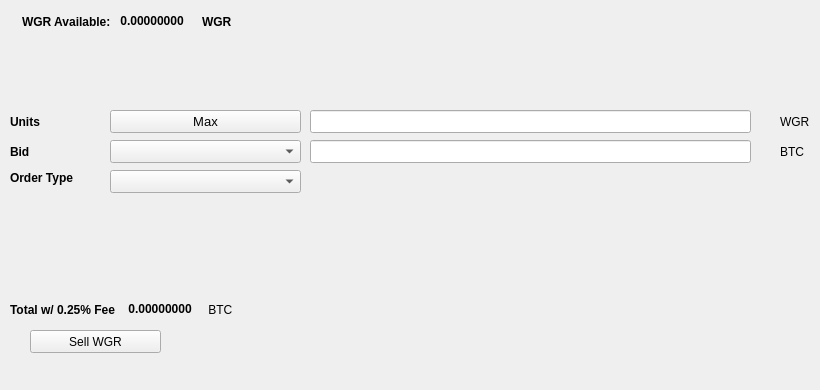
   <widget class="QWidget" name="SellTab">
    <attribute name="title">
     <string>Sell</string>
    </attribute>
    <widget class="QLabel" name="label_16">
     <property name="geometry">
      <rect>
       <x>780</x>
       <y>140</y>
       <width>31</width>
       <height>23</height>
      </rect>
     </property>
     <property name="text">
      <string>BTC</string>
     </property>
    </widget>
    <widget class="QComboBox" name="SellBidcomboBox">
     <property name="geometry">
      <rect>
       <x>110</x>
       <y>140</y>
       <width>191</width>
       <height>23</height>
      </rect>
     </property>
     <property name="font">
      <font>
       <pointsize>10</pointsize>
      </font>
     </property>
    </widget>
    <widget class="QLabel" name="label_18">
     <property name="geometry">
      <rect>
       <x>10</x>
       <y>110</y>
       <width>46</width>
       <height>23</height>
      </rect>
     </property>
     <property name="font">
      <font>
       <weight>75</weight>
       <bold>true</bold>
      </font>
     </property>
     <property name="text">
      <string>Units</string>
     </property>
    </widget>
    <widget class="QPushButton" name="Sell_Max_Amount">
     <property name="geometry">
      <rect>
       <x>110</x>
       <y>110</y>
       <width>191</width>
       <height>23</height>
      </rect>
     </property>
     <property name="font">
      <font>
       <pointsize>10</pointsize>
      </font>
     </property>
     <property name="text">
      <string>Max</string>
     </property>
    </widget>
    <widget class="QLabel" name="label_20">
     <property name="geometry">
      <rect>
       <x>10</x>
       <y>170</y>
       <width>91</width>
       <height>16</height>
      </rect>
     </property>
     <property name="font">
      <font>
       <weight>75</weight>
       <bold>true</bold>
      </font>
     </property>
     <property name="text">
      <string>Order Type</string>
     </property>
    </widget>
    <widget class="QComboBox" name="SellOrdertypeCombo">
     <property name="geometry">
      <rect>
       <x>110</x>
       <y>170</y>
       <width>191</width>
       <height>23</height>
      </rect>
     </property>
     <property name="font">
      <font>
       <pointsize>10</pointsize>
      </font>
     </property>
    </widget>
    <widget class="QLabel" name="label_21">
     <property name="geometry">
      <rect>
       <x>10</x>
       <y>140</y>
       <width>46</width>
       <height>23</height>
      </rect>
     </property>
     <property name="font">
      <font>
       <weight>75</weight>
       <bold>true</bold>
      </font>
     </property>
     <property name="text">
      <string>Bid</string>
     </property>
    </widget>
    <widget class="QLabel" name="label_22">
     <property name="geometry">
      <rect>
       <x>780</x>
       <y>110</y>
       <width>31</width>
       <height>23</height>
      </rect>
     </property>
     <property name="text">
      <string>WGR</string>
     </property>
    </widget>
    <widget class="QLineEdit" name="UnitsInputWGR">
     <property name="geometry">
      <rect>
       <x>310</x>
       <y>110</y>
       <width>441</width>
       <height>23</height>
      </rect>
     </property>
     <property name="font">
      <font>
       <pointsize>9</pointsize>
       <weight>75</weight>
       <bold>true</bold>
      </font>
     </property>
    </widget>
    <widget class="QLineEdit" name="SellBidPriceEdit">
     <property name="geometry">
      <rect>
       <x>310</x>
       <y>140</y>
       <width>441</width>
       <height>23</height>
      </rect>
     </property>
     <property name="font">
      <font>
       <pointsize>9</pointsize>
       <weight>75</weight>
       <bold>true</bold>
      </font>
     </property>
    </widget>
    <widget class="QPushButton" name="SellWGRBTN">
     <property name="geometry">
      <rect>
       <x>30</x>
       <y>330</y>
       <width>131</width>
       <height>23</height>
      </rect>
     </property>
     <property name="text">
      <string>Sell WGR</string>
     </property>
     <property name="icon">
      <iconset resource="../wagerr">
       <normaloff>:/icons/bitcoin</normaloff>:/icons/bitcoin</iconset>
     </property>
    </widget>
    <widget class="QWidget" name="layoutWidget3">
     <property name="geometry">
      <rect>
       <x>22</x>
       <y>12</y>
       <width>258</width>
       <height>19</height>
      </rect>
     </property>
     <layout class="QHBoxLayout" name="horizontalLayout">
      <item>
       <widget class="QLabel" name="label232_2">
        <property name="font">
         <font>
          <weight>75</weight>
          <bold>true</bold>
         </font>
        </property>
        <property name="text">
         <string>WGR Available:</string>
        </property>
       </widget>
      </item>
      <item>
       <widget class="QLabel" name="WGRAvailableLabel">
        <property name="palette">
         <palette>
          <active>
           <colorrole role="WindowText">
            <brush brushstyle="SolidPattern">
             <color alpha="255">
              <red>0</red>
              <green>0</green>
              <blue>0</blue>
             </color>
            </brush>
           </colorrole>
           <colorrole role="Button">
            <brush brushstyle="SolidPattern">
             <color alpha="255">
              <red>0</red>
              <green>170</green>
              <blue>0</blue>
             </color>
            </brush>
           </colorrole>
           <colorrole role="Light">
            <brush brushstyle="SolidPattern">
             <color alpha="255">
              <red>0</red>
              <green>255</green>
              <blue>0</blue>
             </color>
            </brush>
           </colorrole>
           <colorrole role="Midlight">
            <brush brushstyle="SolidPattern">
             <color alpha="255">
              <red>0</red>
              <green>212</green>
              <blue>0</blue>
             </color>
            </brush>
           </colorrole>
           <colorrole role="Dark">
            <brush brushstyle="SolidPattern">
             <color alpha="255">
              <red>0</red>
              <green>85</green>
              <blue>0</blue>
             </color>
            </brush>
           </colorrole>
           <colorrole role="Mid">
            <brush brushstyle="SolidPattern">
             <color alpha="255">
              <red>0</red>
              <green>113</green>
              <blue>0</blue>
             </color>
            </brush>
           </colorrole>
           <colorrole role="Text">
            <brush brushstyle="SolidPattern">
             <color alpha="255">
              <red>0</red>
              <green>170</green>
              <blue>0</blue>
             </color>
            </brush>
           </colorrole>
           <colorrole role="BrightText">
            <brush brushstyle="SolidPattern">
             <color alpha="255">
              <red>255</red>
              <green>255</green>
              <blue>255</blue>
             </color>
            </brush>
           </colorrole>
           <colorrole role="ButtonText">
            <brush brushstyle="SolidPattern">
             <color alpha="255">
              <red>0</red>
              <green>0</green>
              <blue>0</blue>
             </color>
            </brush>
           </colorrole>
           <colorrole role="Base">
            <brush brushstyle="SolidPattern">
             <color alpha="255">
              <red>255</red>
              <green>255</green>
              <blue>255</blue>
             </color>
            </brush>
           </colorrole>
           <colorrole role="Window">
            <brush brushstyle="SolidPattern">
             <color alpha="255">
              <red>0</red>
              <green>170</green>
              <blue>0</blue>
             </color>
            </brush>
           </colorrole>
           <colorrole role="Shadow">
            <brush brushstyle="SolidPattern">
             <color alpha="255">
              <red>0</red>
              <green>0</green>
              <blue>0</blue>
             </color>
            </brush>
           </colorrole>
           <colorrole role="AlternateBase">
            <brush brushstyle="SolidPattern">
             <color alpha="255">
              <red>127</red>
              <green>212</green>
              <blue>127</blue>
             </color>
            </brush>
           </colorrole>
           <colorrole role="ToolTipBase">
            <brush brushstyle="SolidPattern">
             <color alpha="255">
              <red>255</red>
              <green>255</green>
              <blue>220</blue>
             </color>
            </brush>
           </colorrole>
           <colorrole role="ToolTipText">
            <brush brushstyle="SolidPattern">
             <color alpha="255">
              <red>0</red>
              <green>0</green>
              <blue>0</blue>
             </color>
            </brush>
           </colorrole>
          </active>
          <inactive>
           <colorrole role="WindowText">
            <brush brushstyle="SolidPattern">
             <color alpha="255">
              <red>0</red>
              <green>0</green>
              <blue>0</blue>
             </color>
            </brush>
           </colorrole>
           <colorrole role="Button">
            <brush brushstyle="SolidPattern">
             <color alpha="255">
              <red>0</red>
              <green>170</green>
              <blue>0</blue>
             </color>
            </brush>
           </colorrole>
           <colorrole role="Light">
            <brush brushstyle="SolidPattern">
             <color alpha="255">
              <red>0</red>
              <green>255</green>
              <blue>0</blue>
             </color>
            </brush>
           </colorrole>
           <colorrole role="Midlight">
            <brush brushstyle="SolidPattern">
             <color alpha="255">
              <red>0</red>
              <green>212</green>
              <blue>0</blue>
             </color>
            </brush>
           </colorrole>
           <colorrole role="Dark">
            <brush brushstyle="SolidPattern">
             <color alpha="255">
              <red>0</red>
              <green>85</green>
              <blue>0</blue>
             </color>
            </brush>
           </colorrole>
           <colorrole role="Mid">
            <brush brushstyle="SolidPattern">
             <color alpha="255">
              <red>0</red>
              <green>113</green>
              <blue>0</blue>
             </color>
            </brush>
           </colorrole>
           <colorrole role="Text">
            <brush brushstyle="SolidPattern">
             <color alpha="255">
              <red>0</red>
              <green>170</green>
              <blue>0</blue>
             </color>
            </brush>
           </colorrole>
           <colorrole role="BrightText">
            <brush brushstyle="SolidPattern">
             <color alpha="255">
              <red>255</red>
              <green>255</green>
              <blue>255</blue>
             </color>
            </brush>
           </colorrole>
           <colorrole role="ButtonText">
            <brush brushstyle="SolidPattern">
             <color alpha="255">
              <red>0</red>
              <green>0</green>
              <blue>0</blue>
             </color>
            </brush>
           </colorrole>
           <colorrole role="Base">
            <brush brushstyle="SolidPattern">
             <color alpha="255">
              <red>255</red>
              <green>255</green>
              <blue>255</blue>
             </color>
            </brush>
           </colorrole>
           <colorrole role="Window">
            <brush brushstyle="SolidPattern">
             <color alpha="255">
              <red>0</red>
              <green>170</green>
              <blue>0</blue>
             </color>
            </brush>
           </colorrole>
           <colorrole role="Shadow">
            <brush brushstyle="SolidPattern">
             <color alpha="255">
              <red>0</red>
              <green>0</green>
              <blue>0</blue>
             </color>
            </brush>
           </colorrole>
           <colorrole role="AlternateBase">
            <brush brushstyle="SolidPattern">
             <color alpha="255">
              <red>127</red>
              <green>212</green>
              <blue>127</blue>
             </color>
            </brush>
           </colorrole>
           <colorrole role="ToolTipBase">
            <brush brushstyle="SolidPattern">
             <color alpha="255">
              <red>255</red>
              <green>255</green>
              <blue>220</blue>
             </color>
            </brush>
           </colorrole>
           <colorrole role="ToolTipText">
            <brush brushstyle="SolidPattern">
             <color alpha="255">
              <red>0</red>
              <green>0</green>
              <blue>0</blue>
             </color>
            </brush>
           </colorrole>
          </inactive>
          <disabled>
           <colorrole role="WindowText">
            <brush brushstyle="SolidPattern">
             <color alpha="255">
              <red>0</red>
              <green>85</green>
              <blue>0</blue>
             </color>
            </brush>
           </colorrole>
           <colorrole role="Button">
            <brush brushstyle="SolidPattern">
             <color alpha="255">
              <red>0</red>
              <green>170</green>
              <blue>0</blue>
             </color>
            </brush>
           </colorrole>
           <colorrole role="Light">
            <brush brushstyle="SolidPattern">
             <color alpha="255">
              <red>0</red>
              <green>255</green>
              <blue>0</blue>
             </color>
            </brush>
           </colorrole>
           <colorrole role="Midlight">
            <brush brushstyle="SolidPattern">
             <color alpha="255">
              <red>0</red>
              <green>212</green>
              <blue>0</blue>
             </color>
            </brush>
           </colorrole>
           <colorrole role="Dark">
            <brush brushstyle="SolidPattern">
             <color alpha="255">
              <red>0</red>
              <green>85</green>
              <blue>0</blue>
             </color>
            </brush>
           </colorrole>
           <colorrole role="Mid">
            <brush brushstyle="SolidPattern">
             <color alpha="255">
              <red>0</red>
              <green>113</green>
              <blue>0</blue>
             </color>
            </brush>
           </colorrole>
           <colorrole role="Text">
            <brush brushstyle="SolidPattern">
             <color alpha="255">
              <red>0</red>
              <green>85</green>
              <blue>0</blue>
             </color>
            </brush>
           </colorrole>
           <colorrole role="BrightText">
            <brush brushstyle="SolidPattern">
             <color alpha="255">
              <red>255</red>
              <green>255</green>
              <blue>255</blue>
             </color>
            </brush>
           </colorrole>
           <colorrole role="ButtonText">
            <brush brushstyle="SolidPattern">
             <color alpha="255">
              <red>0</red>
              <green>85</green>
              <blue>0</blue>
             </color>
            </brush>
           </colorrole>
           <colorrole role="Base">
            <brush brushstyle="SolidPattern">
             <color alpha="255">
              <red>0</red>
              <green>170</green>
              <blue>0</blue>
             </color>
            </brush>
           </colorrole>
           <colorrole role="Window">
            <brush brushstyle="SolidPattern">
             <color alpha="255">
              <red>0</red>
              <green>170</green>
              <blue>0</blue>
             </color>
            </brush>
           </colorrole>
           <colorrole role="Shadow">
            <brush brushstyle="SolidPattern">
             <color alpha="255">
              <red>0</red>
              <green>0</green>
              <blue>0</blue>
             </color>
            </brush>
           </colorrole>
           <colorrole role="AlternateBase">
            <brush brushstyle="SolidPattern">
             <color alpha="255">
              <red>0</red>
              <green>170</green>
              <blue>0</blue>
             </color>
            </brush>
           </colorrole>
           <colorrole role="ToolTipBase">
            <brush brushstyle="SolidPattern">
             <color alpha="255">
              <red>255</red>
              <green>255</green>
              <blue>220</blue>
             </color>
            </brush>
           </colorrole>
           <colorrole role="ToolTipText">
            <brush brushstyle="SolidPattern">
             <color alpha="255">
              <red>0</red>
              <green>0</green>
              <blue>0</blue>
             </color>
            </brush>
           </colorrole>
          </disabled>
         </palette>
        </property>
        <property name="font">
         <font>
          <weight>75</weight>
          <bold>true</bold>
         </font>
        </property>
        <property name="text">
         <string> 0.00000000 </string>
        </property>
        <property name="textInteractionFlags">
         <set>Qt::LinksAccessibleByMouse|Qt::TextSelectableByKeyboard|Qt::TextSelectableByMouse</set>
        </property>
       </widget>
      </item>
      <item>
       <widget class="QLabel" name="labelWGR">
        <property name="font">
         <font>
          <weight>75</weight>
          <bold>true</bold>
         </font>
        </property>
        <property name="text">
         <string>WGR</string>
        </property>
       </widget>
      </item>
     </layout>
    </widget>
    <widget class="QWidget" name="layoutWidget">
     <property name="geometry">
      <rect>
       <x>10</x>
       <y>300</y>
       <width>268</width>
       <height>19</height>
      </rect>
     </property>
     <layout class="QHBoxLayout" name="horizontalLayout_2">
      <item>
       <widget class="QLabel" name="label_19">
        <property name="font">
         <font>
          <weight>75</weight>
          <bold>true</bold>
         </font>
        </property>
        <property name="text">
         <string>Total w/ 0.25% Fee </string>
        </property>
       </widget>
      </item>
      <item>
       <widget class="QLabel" name="SellCostLabel">
        <property name="palette">
         <palette>
          <active>
           <colorrole role="WindowText">
            <brush brushstyle="SolidPattern">
             <color alpha="255">
              <red>0</red>
              <green>0</green>
              <blue>0</blue>
             </color>
            </brush>
           </colorrole>
           <colorrole role="Button">
            <brush brushstyle="SolidPattern">
             <color alpha="255">
              <red>0</red>
              <green>170</green>
              <blue>0</blue>
             </color>
            </brush>
           </colorrole>
           <colorrole role="Light">
            <brush brushstyle="SolidPattern">
             <color alpha="255">
              <red>0</red>
              <green>255</green>
              <blue>0</blue>
             </color>
            </brush>
           </colorrole>
           <colorrole role="Midlight">
            <brush brushstyle="SolidPattern">
             <color alpha="255">
              <red>0</red>
              <green>212</green>
              <blue>0</blue>
             </color>
            </brush>
           </colorrole>
           <colorrole role="Dark">
            <brush brushstyle="SolidPattern">
             <color alpha="255">
              <red>0</red>
              <green>85</green>
              <blue>0</blue>
             </color>
            </brush>
           </colorrole>
           <colorrole role="Mid">
            <brush brushstyle="SolidPattern">
             <color alpha="255">
              <red>0</red>
              <green>113</green>
              <blue>0</blue>
             </color>
            </brush>
           </colorrole>
           <colorrole role="Text">
            <brush brushstyle="SolidPattern">
             <color alpha="255">
              <red>0</red>
              <green>170</green>
              <blue>0</blue>
             </color>
            </brush>
           </colorrole>
           <colorrole role="BrightText">
            <brush brushstyle="SolidPattern">
             <color alpha="255">
              <red>255</red>
              <green>255</green>
              <blue>255</blue>
             </color>
            </brush>
           </colorrole>
           <colorrole role="ButtonText">
            <brush brushstyle="SolidPattern">
             <color alpha="255">
              <red>0</red>
              <green>0</green>
              <blue>0</blue>
             </color>
            </brush>
           </colorrole>
           <colorrole role="Base">
            <brush brushstyle="SolidPattern">
             <color alpha="255">
              <red>255</red>
              <green>255</green>
              <blue>255</blue>
             </color>
            </brush>
           </colorrole>
           <colorrole role="Window">
            <brush brushstyle="SolidPattern">
             <color alpha="255">
              <red>0</red>
              <green>170</green>
              <blue>0</blue>
             </color>
            </brush>
           </colorrole>
           <colorrole role="Shadow">
            <brush brushstyle="SolidPattern">
             <color alpha="255">
              <red>0</red>
              <green>0</green>
              <blue>0</blue>
             </color>
            </brush>
           </colorrole>
           <colorrole role="AlternateBase">
            <brush brushstyle="SolidPattern">
             <color alpha="255">
              <red>127</red>
              <green>212</green>
              <blue>127</blue>
             </color>
            </brush>
           </colorrole>
           <colorrole role="ToolTipBase">
            <brush brushstyle="SolidPattern">
             <color alpha="255">
              <red>255</red>
              <green>255</green>
              <blue>220</blue>
             </color>
            </brush>
           </colorrole>
           <colorrole role="ToolTipText">
            <brush brushstyle="SolidPattern">
             <color alpha="255">
              <red>0</red>
              <green>0</green>
              <blue>0</blue>
             </color>
            </brush>
           </colorrole>
          </active>
          <inactive>
           <colorrole role="WindowText">
            <brush brushstyle="SolidPattern">
             <color alpha="255">
              <red>0</red>
              <green>0</green>
              <blue>0</blue>
             </color>
            </brush>
           </colorrole>
           <colorrole role="Button">
            <brush brushstyle="SolidPattern">
             <color alpha="255">
              <red>0</red>
              <green>170</green>
              <blue>0</blue>
             </color>
            </brush>
           </colorrole>
           <colorrole role="Light">
            <brush brushstyle="SolidPattern">
             <color alpha="255">
              <red>0</red>
              <green>255</green>
              <blue>0</blue>
             </color>
            </brush>
           </colorrole>
           <colorrole role="Midlight">
            <brush brushstyle="SolidPattern">
             <color alpha="255">
              <red>0</red>
              <green>212</green>
              <blue>0</blue>
             </color>
            </brush>
           </colorrole>
           <colorrole role="Dark">
            <brush brushstyle="SolidPattern">
             <color alpha="255">
              <red>0</red>
              <green>85</green>
              <blue>0</blue>
             </color>
            </brush>
           </colorrole>
           <colorrole role="Mid">
            <brush brushstyle="SolidPattern">
             <color alpha="255">
              <red>0</red>
              <green>113</green>
              <blue>0</blue>
             </color>
            </brush>
           </colorrole>
           <colorrole role="Text">
            <brush brushstyle="SolidPattern">
             <color alpha="255">
              <red>0</red>
              <green>170</green>
              <blue>0</blue>
             </color>
            </brush>
           </colorrole>
           <colorrole role="BrightText">
            <brush brushstyle="SolidPattern">
             <color alpha="255">
              <red>255</red>
              <green>255</green>
              <blue>255</blue>
             </color>
            </brush>
           </colorrole>
           <colorrole role="ButtonText">
            <brush brushstyle="SolidPattern">
             <color alpha="255">
              <red>0</red>
              <green>0</green>
              <blue>0</blue>
             </color>
            </brush>
           </colorrole>
           <colorrole role="Base">
            <brush brushstyle="SolidPattern">
             <color alpha="255">
              <red>255</red>
              <green>255</green>
              <blue>255</blue>
             </color>
            </brush>
           </colorrole>
           <colorrole role="Window">
            <brush brushstyle="SolidPattern">
             <color alpha="255">
              <red>0</red>
              <green>170</green>
              <blue>0</blue>
             </color>
            </brush>
           </colorrole>
           <colorrole role="Shadow">
            <brush brushstyle="SolidPattern">
             <color alpha="255">
              <red>0</red>
              <green>0</green>
              <blue>0</blue>
             </color>
            </brush>
           </colorrole>
           <colorrole role="AlternateBase">
            <brush brushstyle="SolidPattern">
             <color alpha="255">
              <red>127</red>
              <green>212</green>
              <blue>127</blue>
             </color>
            </brush>
           </colorrole>
           <colorrole role="ToolTipBase">
            <brush brushstyle="SolidPattern">
             <color alpha="255">
              <red>255</red>
              <green>255</green>
              <blue>220</blue>
             </color>
            </brush>
           </colorrole>
           <colorrole role="ToolTipText">
            <brush brushstyle="SolidPattern">
             <color alpha="255">
              <red>0</red>
              <green>0</green>
              <blue>0</blue>
             </color>
            </brush>
           </colorrole>
          </inactive>
          <disabled>
           <colorrole role="WindowText">
            <brush brushstyle="SolidPattern">
             <color alpha="255">
              <red>0</red>
              <green>85</green>
              <blue>0</blue>
             </color>
            </brush>
           </colorrole>
           <colorrole role="Button">
            <brush brushstyle="SolidPattern">
             <color alpha="255">
              <red>0</red>
              <green>170</green>
              <blue>0</blue>
             </color>
            </brush>
           </colorrole>
           <colorrole role="Light">
            <brush brushstyle="SolidPattern">
             <color alpha="255">
              <red>0</red>
              <green>255</green>
              <blue>0</blue>
             </color>
            </brush>
           </colorrole>
           <colorrole role="Midlight">
            <brush brushstyle="SolidPattern">
             <color alpha="255">
              <red>0</red>
              <green>212</green>
              <blue>0</blue>
             </color>
            </brush>
           </colorrole>
           <colorrole role="Dark">
            <brush brushstyle="SolidPattern">
             <color alpha="255">
              <red>0</red>
              <green>85</green>
              <blue>0</blue>
             </color>
            </brush>
           </colorrole>
           <colorrole role="Mid">
            <brush brushstyle="SolidPattern">
             <color alpha="255">
              <red>0</red>
              <green>113</green>
              <blue>0</blue>
             </color>
            </brush>
           </colorrole>
           <colorrole role="Text">
            <brush brushstyle="SolidPattern">
             <color alpha="255">
              <red>0</red>
              <green>85</green>
              <blue>0</blue>
             </color>
            </brush>
           </colorrole>
           <colorrole role="BrightText">
            <brush brushstyle="SolidPattern">
             <color alpha="255">
              <red>255</red>
              <green>255</green>
              <blue>255</blue>
             </color>
            </brush>
           </colorrole>
           <colorrole role="ButtonText">
            <brush brushstyle="SolidPattern">
             <color alpha="255">
              <red>0</red>
              <green>85</green>
              <blue>0</blue>
             </color>
            </brush>
           </colorrole>
           <colorrole role="Base">
            <brush brushstyle="SolidPattern">
             <color alpha="255">
              <red>0</red>
              <green>170</green>
              <blue>0</blue>
             </color>
            </brush>
           </colorrole>
           <colorrole role="Window">
            <brush brushstyle="SolidPattern">
             <color alpha="255">
              <red>0</red>
              <green>170</green>
              <blue>0</blue>
             </color>
            </brush>
           </colorrole>
           <colorrole role="Shadow">
            <brush brushstyle="SolidPattern">
             <color alpha="255">
              <red>0</red>
              <green>0</green>
              <blue>0</blue>
             </color>
            </brush>
           </colorrole>
           <colorrole role="AlternateBase">
            <brush brushstyle="SolidPattern">
             <color alpha="255">
              <red>0</red>
              <green>170</green>
              <blue>0</blue>
             </color>
            </brush>
           </colorrole>
           <colorrole role="ToolTipBase">
            <brush brushstyle="SolidPattern">
             <color alpha="255">
              <red>255</red>
              <green>255</green>
              <blue>220</blue>
             </color>
            </brush>
           </colorrole>
           <colorrole role="ToolTipText">
            <brush brushstyle="SolidPattern">
             <color alpha="255">
              <red>0</red>
              <green>0</green>
              <blue>0</blue>
             </color>
            </brush>
           </colorrole>
          </disabled>
         </palette>
        </property>
        <property name="font">
         <font>
          <weight>75</weight>
          <bold>true</bold>
         </font>
        </property>
        <property name="autoFillBackground">
         <bool>false</bool>
        </property>
        <property name="text">
         <string> 0.00000000</string>
        </property>
        <property name="textInteractionFlags">
         <set>Qt::LinksAccessibleByMouse|Qt::TextSelectableByMouse</set>
        </property>
       </widget>
      </item>
      <item>
       <widget class="QLabel" name="label_17">
        <property name="font">
         <font>
          <weight>50</weight>
          <bold>false</bold>
         </font>
        </property>
        <property name="text">
         <string> BTC</string>
        </property>
       </widget>
      </item>
     </layout>
    </widget>
    <widget class="QLabel" name="label_23">
     <property name="geometry">
      <rect>
       <x>460</x>
       <y>300</y>
       <width>281</width>
       <height>81</height>
      </rect>
     </property>
     <property name="text">
      <string/>
     </property>
     <property name="pixmap">
      <pixmap>:/images/bittrex</pixmap>
     </property>
    </widget>
   </widget>
